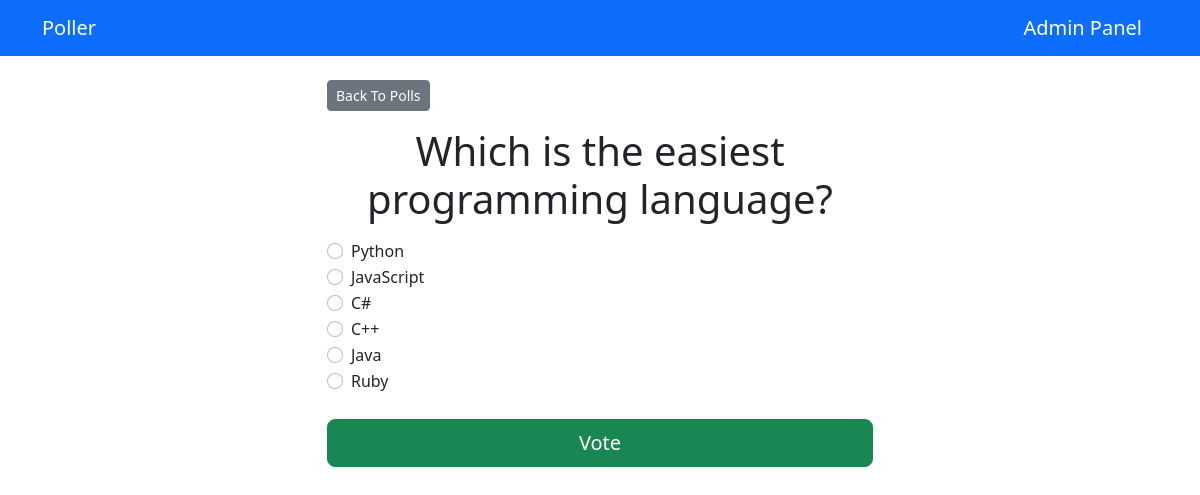
The app's page /polls/2/ with its own data.
### polls/models.py (models this page shows, shortened)
class Question(models.Model):
    q_text = models.CharField(max_length=200)
    published = models.DateTimeField('date published')

class Choices(models.Model):
    question = models.ForeignKey(Question, on_delete=models.CASCADE)
    choice = models.CharField(max_length=200)
    votes = models.IntegerField(default=0)

### polls/views.py (the view)
# urls.py: path('<int:question_id>/', views.detail, name='detail'),
def detail(request, question_id):
    try:
        question = Question.objects.get(pk=question_id)
    except Question.DoesNotExist:
        raise Http404("Question does not exist")
    return render(request, 'polls/detail.html', {'question': question})

### templates/polls/detail.html (shortened to what this page needs)
{% extends 'base.html' %}
{% block content %}
<a class="btn btn-secondary btn-sm mb-3" href="{% url 'polls:index' %}">Back To Polls</a>
<h1 class="text-center mb-3">{{ question.q_text }}</h1>
<form action="{% url 'polls:vote' question.id %}" method="post">
  {% for choices in question.choices_set.all %}
    <div class="form-check">
      <input type="radio"
             name="choices"
             class="form-check-input"
             id="choices{{ forloop.counter }}"
             value="{{ choices.id }}">
      <label for="choices{{ forloop.counter }}">{{ choices.choice }}</label>
    </div>
  {% endfor %}
  <div class="d-grid gap-2">
  <input type="submit" value="Vote" class="btn btn-success btn-lg btn-block mt-4" />
  </div>
</form>
{% endblock %}

### records on screen
Question: q_text "Which is the easiest programming language?"
Choices: choice "Python"
Choices: choice "JavaScript"
Choices: choice "C#"
Choices: choice "C++"
Choices: choice "Java"
Choices: choice "Ruby"
